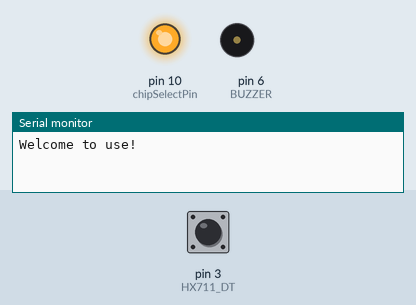
Recording of a sketch running on a simulated Arduino Uno, built with avr-gcc and run on an emulated ATmega328P. On the bench: output pins drawn as LEDs (lit = HIGH), buzzer (waves = sounding, pin HIGH), the last lines printed to the serial monitor. The inputs (shaded band) are chosen by the test bench; at power-on: pin 3 (HX711_DT) HIGH. WiFi joins after 1.5 s; servers stay silent unless stated; no MQTT or app messages arrive unless stated; pins used as bus, display or sensor lines are not drawn.

Above: at 3.8 s.
3.9 s: pin 3 (HX711_DT) pulled LOW for 0.15 s
At 4.4 s:
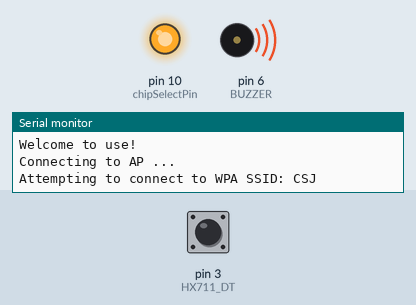
At 7.3 s:
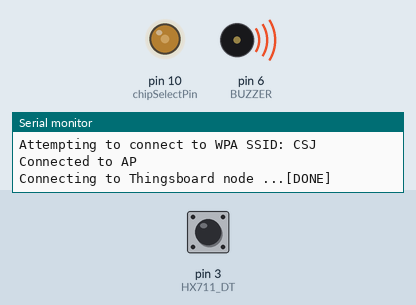
Timing chart, 0 to 8.8 s (numbered marks = the images above; inputs shaded):
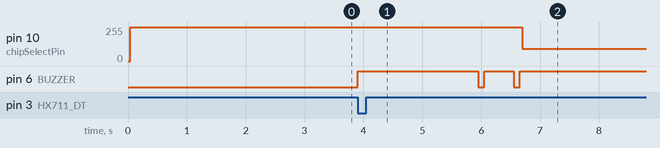

The sketch:

wifiweight.ino
```cpp
#include <WiFiEspClient.h>
#include <WiFiEsp.h>
#include <WiFiEspUdp.h>
#include <PubSubClient.h>
#include <SPI.h>
#include "SoftwareSerial.h"

#define GapValue 1
#define uchar unsigned char
#define uint unsigned int
#define BUZZER 6
#define MAX_LEN 16
#define PCD_IDLE 0x00
#define PCD_AUTHENT 0x0E
#define PCD_RECEIVE 0x08
#define PCD_TRANSMIT 0x04
#define PCD_TRANSCEIVE 0x0C
#define PCD_RESETPHASE 0x0F
#define PCD_CALCCRC 0x03
#define PICC_REQIDL 0x26
#define PICC_REQALL 0x52
#define PICC_ANTICOLL 0x93
#define PICC_SElECTTAG 0x93
#define PICC_AUTHENT1A 0x60
#define PICC_AUTHENT1B 0x61
#define PICC_READ 0x30
#define PICC_WRITE 0xA0
#define PICC_DECREMENT 0xC0
#define PICC_INCREMENT 0xC1
#define PICC_RESTORE 0xC2
#define PICC_TRANSFER 0xB0
#define PICC_HALT 0x50
#define MI_OK 0
#define MI_NOTAGERR 1
#define MI_ERR 2
#define Reserved00 0x00
#define CommandReg 0x01
#define CommIEnReg 0x02
#define DivlEnReg 0x03
#define CommIrqReg 0x04
#define DivIrqReg 0x05
#define ErrorReg 0x06
#define Status1Reg 0x07
#define Status2Reg 0x08
#define FIFODataReg 0x09
#define FIFOLevelReg 0x0A
#define WaterLevelReg 0x0B
#define ControlReg 0x0C
#define BitFramingReg 0x0D
#define CollReg 0x0E
#define Reserved01 0x0F
#define Reserved10 0x10
#define ModeReg 0x11
#define TxModeReg 0x12
#define RxModeReg 0x13
#define TxControlReg 0x14
#define TxAutoReg 0x15
#define TxSelReg 0x16
#define RxSelReg 0x17
#define RxThresholdReg 0x18
#define DemodReg 0x19
#define Reserved11 0x1A
#define Reserved12 0x1B
#define MifareReg 0x1C
#define Reserved13 0x1D
#define Reserved14 0x1E
#define SerialSpeedReg 0x1F
#define Reserved20 0x20
#define CRCResultRegM 0x21
#define CRCResultRegL 0x22
#define Reserved21 0x23
#define ModWidthReg 0x24
#define Reserved22 0x25
#define RFCfgReg 0x26
#define GsNReg 0x27
#define CWGsPReg 0x28
#define ModGsPReg 0x29
#define TModeReg 0x2A
#define TPrescalerReg 0x2B
#define TReloadRegH 0x2C
#define TReloadRegL 0x2D
#define TCounterValueRegH 0x2E
#define TCounterValueRegL 0x2F
#define Reserved30 0x30
#define TestSel1Reg 0x31
#define TestSel2Reg 0x32
#define TestPinEnReg 0x33
#define TestPinValueReg 0x34
#define TestBusReg 0x35
#define AutoTestReg 0x36
#define VersionReg 0x37
#define AnalogTestReg 0x38
#define TestDAC1Reg 0x39
#define TestDAC2Reg 0x3A
#define TestADCReg 0x3B
#define Reserved31 0x3C
#define Reserved32 0x3D
#define Reserved33 0x3E
#define Reserved34 0x3F

uchar serNum[5];

#define WIFI_AP "CSJ"
#define WIFI_PASSWORD "csj888888"
#define TOKEN "zhouyq"

/* func */
extern unsigned long HX711_Read(void);
extern long Get_Weight();

/* 变量定义 */
int HX711_SCK =2;   ///     out
int HX711_DT= 3;    ///     in
long HX711_Buffer = 0;
long Weight_Maopi = 0, Weight_Shiwu = 0;
float Weight = 0;

const int chipSelectPin = 10;
const int NRSTPD = 5;

char thingsboardServer[] = "47.100.91.97";

WiFiEspClient espClient;

PubSubClient client(espClient);

SoftwareSerial soft(4, 7);

int status = WL_IDLE_STATUS;
unsigned long lastSend;

void setup() {
  pinMode(HX711_SCK, OUTPUT);
  pinMode(HX711_DT, INPUT);

  Serial.begin(9600);
  SPI.begin();
  pinMode(chipSelectPin,OUTPUT);
  digitalWrite(chipSelectPin, LOW);
  pinMode(NRSTPD,OUTPUT);

  yeap_Init();
  Serial.print("Welcome to use!\n");
  delay(3000);

  Weight_Maopi = HX711_Read();

  pinMode(BUZZER,OUTPUT);

  digitalWrite(BUZZER,HIGH);
  InitWiFi();
  client.setServer( thingsboardServer, 1883 );
  lastSend = 0;
}

void loop() {
  status = WiFi.status();
  if (status != WL_CONNECTED) {
    while (status != WL_CONNECTED) {
      Serial.print("Attempting to connect to WPA SSID: ");
      Serial.println(WIFI_AP);

      status = WiFi.begin(WIFI_AP, WIFI_PASSWORD);
      delay(500);
    }
    Serial.println("Connected to AP");
  }

  if (!client.connected()) {
    reconnect();
  }

  uchar status;
  uchar str[MAX_LEN];

  status = yeap_Request(PICC_REQIDL, str);

  status = yeap_Anticoll(str);

  String idcard = " ";
  String weight = " ";

  if (status == MI_OK) {
      String payload = "{";
      memcpy(serNum, str, 5);
      idcard += ShowCardID(serNum);

      Weight = Get_Weight();

      uchar* id = serNum;
      if( id[0]==0x4B && id[1]==0xE6 && id[2]==0xD1 && id[3]==0x3B ) {
          Serial.println("Hello Mary!");
      }
      else if(id[0]==0x3B && id[1]==0xE6 && id[2]==0xD1 && id[3]==0x3B) {
          Serial.println("Hello Greg!");
      }
      else{
          Serial.println("Hello unkown guy!");
      }

      Serial.print(float(Weight/1000),3);
      String weight0 = String(float(Weight/1000));
      Serial.println( weight0 );
      weight += String(float(Weight/1000));
      payload += "\"id\":";
      payload += idcard;
      payload += ",";
      payload += "\"weight\":";
      payload += weight;
      buzzer_Di();
      payload += "}";
      char attributes[100];
      payload.toCharArray( attributes, 100 );
      client.publish( "zhouyq", attributes );
      Serial.println( attributes );
  }


  if (millis() - lastSend > 50000) {

    String payloadheart = "{heart}";
    char attributes[100];
    payloadheart.toCharArray( attributes, 100 );
    client.publish( "zhouyq", attributes );
    Serial.println( attributes );
    lastSend = millis();
  }

  client.loop();
}

void InitWiFi() {

  soft.begin(9600);

  WiFi.init(&soft);

  if (WiFi.status() == WL_NO_SHIELD) {
    Serial.println("WiFi shield not present");

    while (true);
  }

  Serial.println("Connecting to AP ...");

  while ( status != WL_CONNECTED) {
    Serial.print("Attempting to connect to WPA SSID: ");
    Serial.println(WIFI_AP);
    status = WiFi.begin(WIFI_AP, WIFI_PASSWORD);
    delay(500);
  }
  Serial.println("Connected to AP");
}

void reconnect() {

    while (!client.connected()) {
        Serial.print("Connecting to Thingsboard node ...");

        if ( client.connect("zhouyq", TOKEN, NULL) ) {
            Serial.println( "[DONE]" );
            buzzer_Di();
            delay( 500 );
            buzzer_Di();
        }
        else {
            Serial.print( "[FAILED] [ rc = " );
            Serial.print( client.state() );
            Serial.println( " : retrying in 5 seconds]" );

            delay( 5000 );
        }
    }
}

void buzzer_Di() {
    digitalWrite(BUZZER,LOW);
    delay(100);
    digitalWrite(BUZZER,HIGH);
}

long Get_Weight() {
   HX711_Buffer = HX711_Read();
   Weight_Shiwu = HX711_Buffer;
   Weight_Shiwu = Weight_Shiwu - Weight_Maopi;
   Weight_Shiwu = (long)((float)Weight_Shiwu*1.5/GapValue);
   return Weight_Shiwu;
}

unsigned long HX711_Read(void) {
   unsigned long count;
   unsigned char i;

   digitalWrite(HX711_DT, HIGH);
   delayMicroseconds(1);
   digitalWrite(HX711_SCK, LOW);
   delayMicroseconds(1);
   count=0;
   while(digitalRead(HX711_DT));
   for(i=0;i<24;i++)
   {
       digitalWrite(HX711_SCK, HIGH);

       delayMicroseconds(1);
       count=count<<1;
       digitalWrite(HX711_SCK, LOW);
       delayMicroseconds(1);
       if(digitalRead(HX711_DT))
          count++;
    }

   digitalWrite(HX711_SCK, HIGH);
   count = 0x800000;
   delayMicroseconds(1);
   digitalWrite(HX711_SCK, LOW);
   delayMicroseconds(1);
   return(count);
}

String ShowCardID(uchar *id) {
    int IDlen=4;
    String idnum = "";
    for(int i=0; i<IDlen; i++){
        Serial.print(0x0F & (id[i]>>4), HEX);
        idnum += String(0x0F & (id[i]>>4));
        Serial.print(0x0F & id[i],HEX);
        idnum += String(0x0F & id[i]);
    }
    idnum += "";
    Serial.println("");

    return idnum;
}

void ShowCardType(uchar* type) {
    Serial.print("Card type: ");
    if(type[0]==0x04&&type[1]==0x00)
        Serial.println("MFOne-S50");
    else if(type[0]==0x02&&type[1]==0x00)
        Serial.println("MFOne-S70");
    else if(type[0]==0x44&&type[1]==0x00)
        Serial.println("MF-UltraLight");
    else if(type[0]==0x08&&type[1]==0x00)
        Serial.println("MF-Pro");
    else if(type[0]==0x44&&type[1]==0x03)
        Serial.println("MF Desire");
    else
        Serial.println("Unknown");
}

void Write_rfiiiii(uchar addr, uchar val) {
    digitalWrite(chipSelectPin, LOW);

    SPI.transfer((addr<<1)&0x7E);
    SPI.transfer(val);

    digitalWrite(chipSelectPin, HIGH);
}

uchar Read_rfiiiii(uchar addr) {
    uchar val;

    digitalWrite(chipSelectPin, LOW);

    SPI.transfer(((addr<<1)&0x7E) | 0x80);
    val =SPI.transfer(0x00);

    digitalWrite(chipSelectPin, HIGH);

    return val;
}

void SetBitMask(uchar reg, uchar mask) {
    uchar tmp;
    tmp = Read_rfiiiii(reg);
    Write_rfiiiii(reg, tmp | mask);
}

void ClearBitMask(uchar reg, uchar mask) {
    uchar tmp;
    tmp = Read_rfiiiii(reg);
    Write_rfiiiii(reg, tmp & (~mask));
}

void AntennaOn(void) {
    uchar temp;

    temp = Read_rfiiiii(TxControlReg);
    if (!(temp & 0x03)) {
        SetBitMask(TxControlReg, 0x03);
    }
}

void AntennaOff(void) {
    ClearBitMask(TxControlReg, 0x03);
}

void yeap_Reset(void) {
    Write_rfiiiii(CommandReg, PCD_RESETPHASE);
}

void yeap_Init(void) {
    digitalWrite(NRSTPD,HIGH);

    yeap_Reset();

    Write_rfiiiii(TModeReg, 0x8D);
    Write_rfiiiii(TPrescalerReg, 0x3E);
    Write_rfiiiii(TReloadRegL, 30);
    Write_rfiiiii(TReloadRegH, 0);

    Write_rfiiiii(TxAutoReg, 0x40);
    Write_rfiiiii(ModeReg, 0x3D);

    AntennaOn();
}

uchar yeap_Request(uchar reqMode, uchar *TagType) {
    uchar status;
    uint backBits;

    Write_rfiiiii(BitFramingReg, 0x07);

    TagType[0] = reqMode;
    status = yeap_ToCard(PCD_TRANSCEIVE, TagType, 1, TagType, &backBits);

    if ((status != MI_OK) || (backBits != 0x10)) {
        status = MI_ERR;
    }

    return status;
}

uchar yeap_ToCard(uchar command, uchar *sendData, uchar sendLen, uchar *backData, uint *backLen) {
    uchar status = MI_ERR;
    uchar irqEn = 0x00;
    uchar waitIRq = 0x00;
    uchar lastBits;
    uchar n;
    uint i;

    switch (command) {
        case PCD_AUTHENT: {
            irqEn = 0x12;
            waitIRq = 0x10;
            break;
        }
        case PCD_TRANSCEIVE: {
            irqEn = 0x77;
            waitIRq = 0x30;
            break;
        }
        default:
            break;
    }

    Write_rfiiiii(CommIEnReg, irqEn|0x80);
    ClearBitMask(CommIrqReg, 0x80);
    SetBitMask(FIFOLevelReg, 0x80);

    Write_rfiiiii(CommandReg, PCD_IDLE);

    for (i=0; i<sendLen; i++) {
        Write_rfiiiii(FIFODataReg, sendData[i]);
    }

    Write_rfiiiii(CommandReg, command);
    if (command == PCD_TRANSCEIVE) {
        SetBitMask(BitFramingReg, 0x80);
    }

    i = 2000;
    do {
        n = Read_rfiiiii(CommIrqReg);
        i--;
    }while ((i!=0) && !(n&0x01) && !(n&waitIRq));

    ClearBitMask(BitFramingReg, 0x80);

    if (i != 0) {
        if(!(Read_rfiiiii(ErrorReg) & 0x1B)) {
            status = MI_OK;
            if (n & irqEn & 0x01) {
                status = MI_NOTAGERR;
            }

            if (command == PCD_TRANSCEIVE) {
                n = Read_rfiiiii(FIFOLevelReg);
                lastBits = Read_rfiiiii(ControlReg) & 0x07;
                if (lastBits) {
                    *backLen = (n-1)*8 + lastBits;
                }
                else {
                    *backLen = n*8;
                }

                if (n == 0) {
                    n = 1;
                }
                if (n > MAX_LEN) {
                    n = MAX_LEN;
                }

                for (i=0; i<n; i++) {
                    backData[i] = Read_rfiiiii(FIFODataReg);
                }
            }
        }
        else {
            status = MI_ERR;
        }
    }

    return status;
}

uchar yeap_Anticoll(uchar *serNum) {
    uchar status;
    uchar i;
    uchar serNumCheck=0;
    uint unLen;

    Write_rfiiiii(BitFramingReg, 0x00);

    serNum[0] = PICC_ANTICOLL;
    serNum[1] = 0x20;
    status = yeap_ToCard(PCD_TRANSCEIVE, serNum, 2, serNum, &unLen);

    if (status == MI_OK) {
        for (i=0; i<4; i++) {
            serNumCheck ^= serNum[i];
        }
        if (serNumCheck != serNum[i]) {
            status = MI_ERR;
        }
    }

    return status;
}

void CalulateCRC(uchar *pIndata, uchar len, uchar *pOutData) {
    uchar i, n;

    ClearBitMask(DivIrqReg, 0x04);
    SetBitMask(FIFOLevelReg, 0x80);
    for (i=0; i<len; i++) {
        Write_rfiiiii(FIFODataReg, *(pIndata+i));
    }
    Write_rfiiiii(CommandReg, PCD_CALCCRC);

    i = 0xFF;
    do {
        n = Read_rfiiiii(DivIrqReg);
        i--;
    }while ((i!=0) && !(n&0x04));

    pOutData[0] = Read_rfiiiii(CRCResultRegL);
    pOutData[1] = Read_rfiiiii(CRCResultRegM);
}

uchar yeap_Write(uchar blockAddr, uchar *writeData) {
    uchar status;
    uint recvBits;
    uchar i;
    uchar buff[18];

    buff[0] = PICC_WRITE;
    buff[1] = blockAddr;
    CalulateCRC(buff, 2, &buff[2]);
    status = yeap_ToCard(PCD_TRANSCEIVE, buff, 4, buff, &recvBits);

    if ((status != MI_OK) || (recvBits != 4) || ((buff[0] & 0x0F) != 0x0A)) {
        status = MI_ERR;
    }

    if (status == MI_OK) {
        for (i=0; i<16; i++) {//Write 16 bytes data into FIFO
            buff[i] = *(writeData+i);
        }
        CalulateCRC(buff, 16, &buff[16]);
        status = yeap_ToCard(PCD_TRANSCEIVE, buff, 18, buff, &recvBits);

        if ((status != MI_OK) || (recvBits != 4) || ((buff[0] & 0x0F) != 0x0A)) {
            status = MI_ERR;
        }
    }

    return status;
}

void yeap_Halt(void) {
    uchar status;
    uint unLen;
    uchar buff[4];

    buff[0] = PICC_HALT;
    buff[1] = 0;
    CalulateCRC(buff, 2, &buff[2]);

    status = yeap_ToCard(PCD_TRANSCEIVE, buff, 4, buff,&unLen);
}
```

Measured:
- after the input at 3.9 s, pin 10 (chipSelectPin): 255/255 → 91/255 after 2.8 s; pin 6 (BUZZER): goes HIGH 2.1 s, LOW 0.10 s, HIGH 0.50 s, LOW 0.10 s, then HIGH, starting at once
